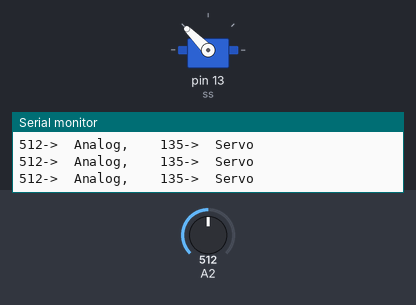
The sketch below on a simulated Arduino Uno, built with avr-gcc and run on an emulated ATmega328P. Shown: servo, the last lines printed to the serial monitor. The inputs (shaded band) are chosen by the test bench; at power-on: A2 = 512.

Above: at 1.2 s.
1.3 s: A2 set to 390
At 2.0 s:
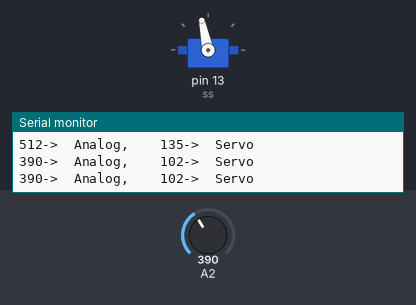
3.0 s: A2 set to 306
At 3.3 s:
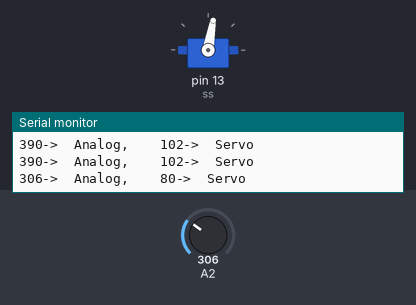
4.5 s: A2 set to 122
At 5.7 s:
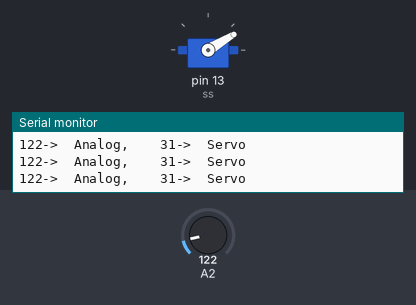
6.0 s: A2 set to 0
At 7.1 s:
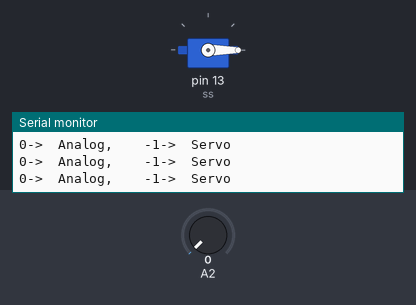
7.5 s: A2 set to 716
At 8.3 s:
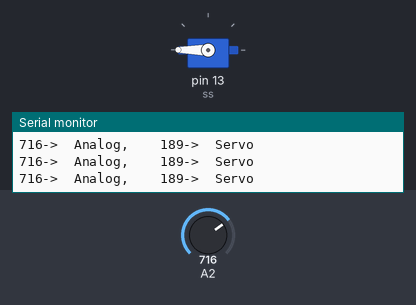
9.0 s: A2 set to 511
At 9.6 s:
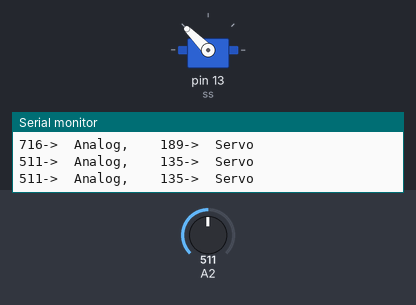
Timing chart, 0 to 11.5 s (numbered marks = the images above; inputs shaded):
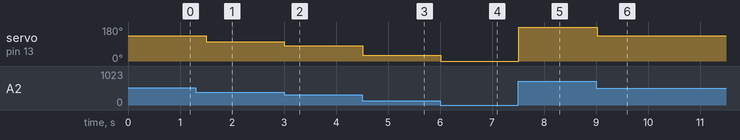

Measured:
- after the input at 1.3 s, servo on pin 13 (ss): 135° → 102° after 0.20 s
- after the input at 3.0 s, servo on pin 13 (ss): 102° → 80° at once
- after the input at 4.5 s, servo on pin 13 (ss): 80° → 31° at once
- after the input at 6.0 s, servo on pin 13 (ss): 31° → 0° at once
- after the input at 7.5 s, servo on pin 13 (ss): 0° → 180° at once
- after the input at 9.0 s, servo on pin 13 (ss): 180° → 135° at once

The sketch:

ldr.ino
```cpp
#include<Servo.h>
Servo ss;
void setup() {

ss.attach(13);
  ss.write(0);
  Serial.begin(9600);
Serial.print("start");
}

void loop() {
 // ss.write(0);
int tt=analogRead(A2);
Serial.print(tt);
Serial.print("->  Analog,    ");
//delay(100);
     int ass=map(tt,6,679,0,180);
  ss.write(ass);
   Serial.print(ass);
  Serial.print("->  Servo\n");
  delay(200);

if(tt < 400){
   digitalWrite(10,HIGH);
  // Serial.print("on");
  delay(100);
}
else if(tt >=400){
   digitalWrite(10,LOW);
 //  Serial.print("off");
  delay(100);

}
}
```
